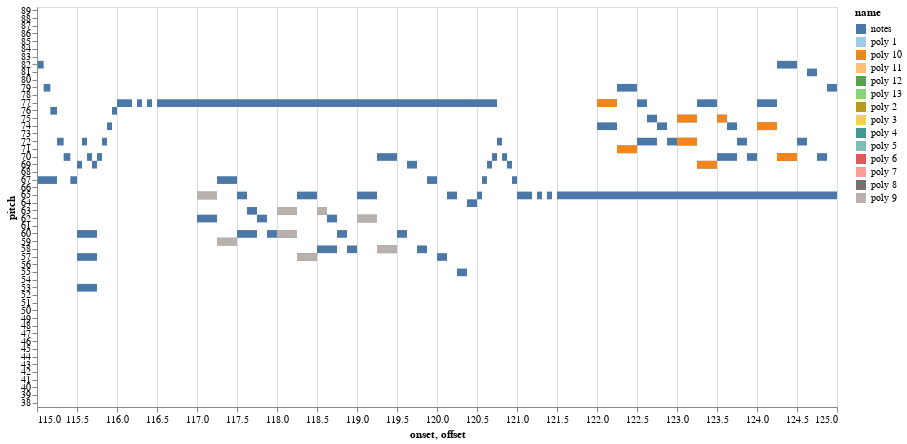

This figure's notebook cell:
### Code cell
plotpolygrams(notes, best2, start=115, stop=125)

### Figure 1 — Vega-Lite specification as saved in the notebook (floating-point values rounded to 4 significant figures; data arrays with more than 128 entries replaced by an {"elided": "..."} marker saying what was removed)
{"data": {"values": {"elided": "2189 records"}}, "encoding": {"color": {"field": "name", "scale": {"scheme": "tableau20"}, "type": "nominal"}, "tooltip": {"field": "pitch", "type": "quantitative"}, "x": {"field": "onset", "scale": {"domain": [115, 125]}, "type": "quantitative"}, "x2": {"field": "offset", "type": "quantitative"}, "y": {"field": "pitch", "scale": {"domain": [89, 88, 87, 86, 85, 84, 83, 82, 81, 80, 79, 78, 77, 76, 75, 74, 73, 72, 71, 70, 69, 68, 67, 66, 65, 64, 63, 62, 61, 60, 59, 58, 57, 56, 55, 54, 53, 52, 51, 50, 49, 48, 47, 46, 45, 44, 43, 42, 41, 40, 39, 38]}, "type": "ordinal"}}, "height": 400, "mark": {"clip": true, "type": "rect"}, "width": 800}
